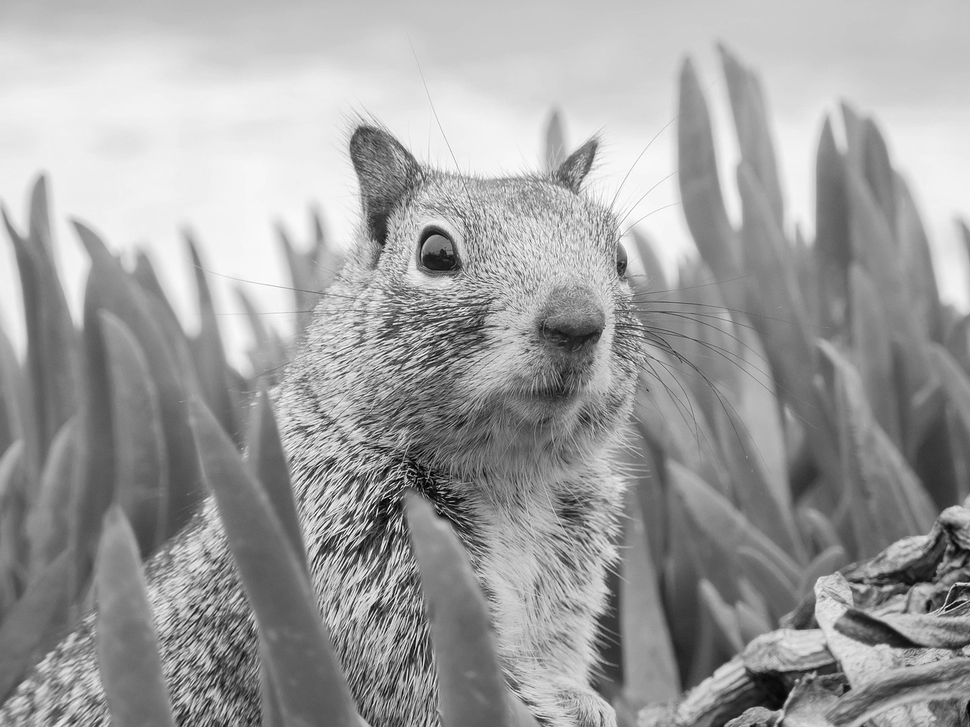
#> input picture LV4/example_grayscale.png, 970 x 727 px, shrunk from 1280 x 960 before the run
$ python Treci.py
#> lines starting #> are read from the running program, lines starting #| are printed output that depends on the picture; after the words box and inside, x2 and y2 are one past the last pixel; in counts of white or black regions, pixels touching at a corner belong together
#!/usr/bin/env python
# coding: utf-8

# In[99]:


from sklearn import datasets
import numpy as np
import daveTrash as dt
import seaborn as sns
import scipy as sp
from sklearn import cluster, datasets
import numpy as np
import matplotlib.pyplot as plt
import cv2


# In[141]:


img = cv2.imread("example_grayscale.png")
#> img is the input picture: shape (727, 970, 3); min 0, max 255, mean 159.1
#img = img[:,:,::-1]


# In[142]:


plt.imshow(img)
face = img
print(img.shape)
#| (727, 970, 3)


# In[144]:


X = face.reshape((-1, 1)) # We need an (n_sample, n_feature) array
k_means = cluster.KMeans(n_clusters=2,n_init=1)
k_means.fit(X)
values = k_means.cluster_centers_.squeeze()
labels = k_means.labels_
face_compressed = np.choose(labels, values)
face_compressed.shape = face.shape


# In[145]:


face_compressed /= 255


# In[146]:


plt.figure(1)
plt.imshow(face,  cmap='gray')
plt.show()
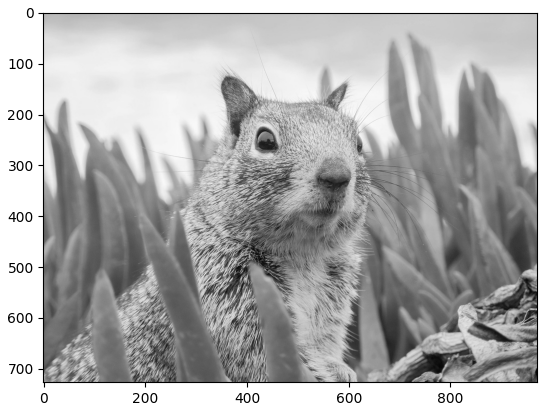
#> figure drawn by matplotlib, 1 panel

plt.figure(2)
plt.imshow(face_compressed,  cmap='gray')
plt.show()
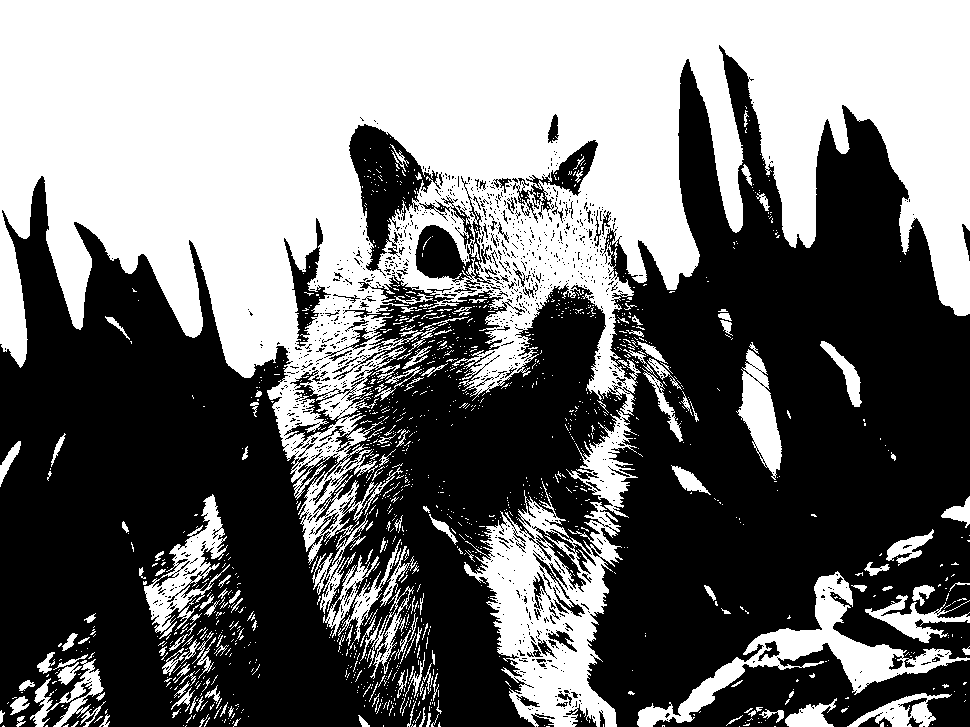
#> shown: shape (727, 970, 3) float64; values 0.458 (black) and 0.823 (white), 45.4% white; 1396 white regions (1213 under 20 px), largest, box (x1, y1, x2, y2) and area: (0, 0, 970, 565) 258314, (464, 481, 623, 727) 17366, (637, 571, 970, 727) 8819


# In[ ]:
